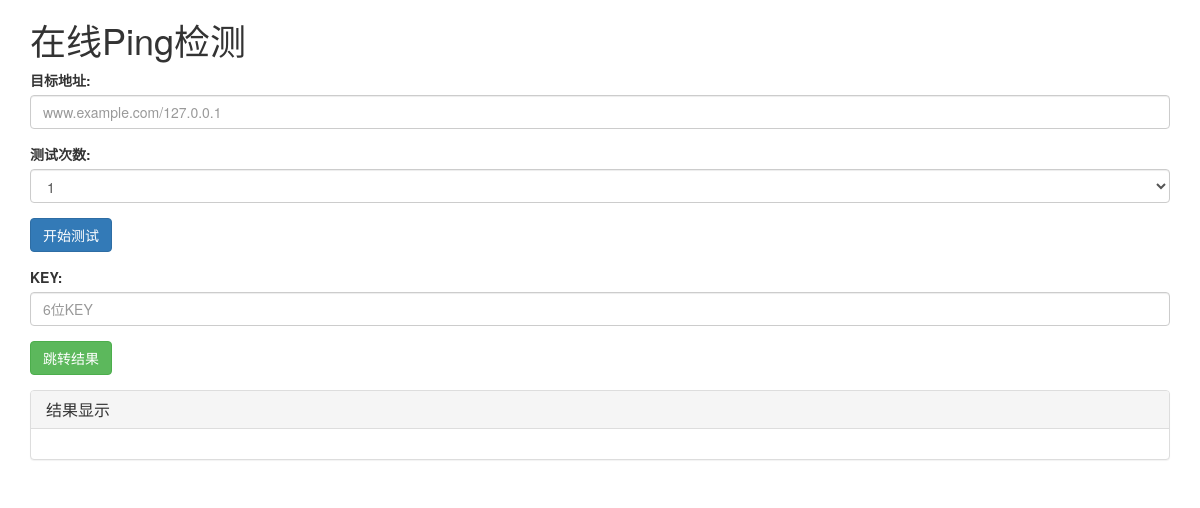
Page /index.php?uuid=258193 on the earlier database version.
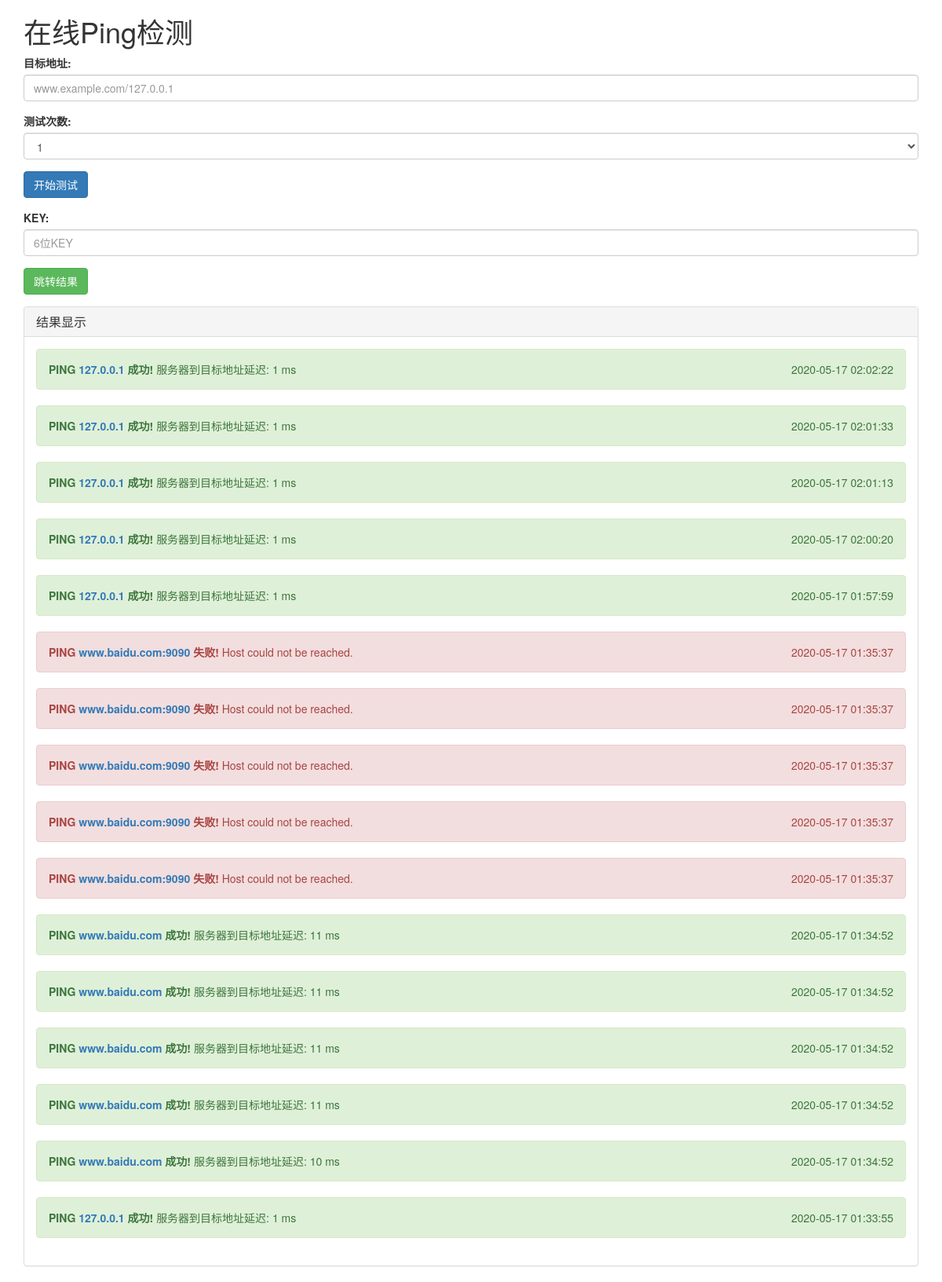
Same page on the later database version.
### tables this page shows
CREATE TABLE `phpindex`  (
  `id` int(15) NOT NULL AUTO_INCREMENT,
  `result` varchar(128) NOT NULL,
  `host` varchar(68) NOT NULL,
  `port` int(15) NOT NULL DEFAULT 80,
  `testtime` int(32) NOT NULL,
  `uuid_id` int(15) NOT NULL,
  PRIMARY KEY (`id`) USING BTREE,
  INDEX `uuid`(`uuid_id`) USING BTREE
);

### index.php (the view, shortened to what this page needs)
<!DOCTYPE html>
<html lang="en">
<head>
</head>
<body>
</body>
</html>
<!DOCTYPE html>
<html lang="zh-CN">
<head>
    <link href="https://cdn.jsdelivr.net/npm/bootstrap@3.3.7/dist/css/bootstrap.min.css" rel="stylesheet">
</head>
<body>
<?php
$conn = start_connect();
try {
    $uuid = $_GET['uuid'];
    if ($uuid) {
        $result = $conn->query("select * from phpindex where uuid_id='" . $uuid . "' order by testtime desc");
        $error = 0;
    } else {
        $error = 1;
    }
} catch (Exception $e) {
    $error = 1;
}
?>
<div class="container">
    <h1>在线Ping检测</h1>
    <div class="form-group" id="host_input_group">
        <label for="host_input">目标地址:</label>
        <input type="text" class="form-control" id="host_input" placeholder="www.example.com/127.0.0.1"
               required="required">
    </div>
    <div class="form-group">
        <label for="test_count">测试次数:</label>
        <select class="form-control" id="test_count">
            <option selected>1</option>
        </select>
    </div>
    <button type="button" id="startTest" data-loading-text="Loading..." class="btn btn-primary" autocomplete="off"
    ">
    开始测试
    </button>
    <div class="form-group" style="margin-top: 15px">
        <label for="key_input">KEY:</label>
        <input type="text" class="form-control" id="key_input" placeholder="6位KEY">
    </div>
    <button type="button" id="jump_to" data-loading-text="Loading..." class="btn btn-success" autocomplete="off"
    ">
    跳转结果
    </button>
    <div class="panel panel-default" style="margin-top: 15px">
        <div class="panel-heading">
            <h3 class="panel-title">结果显示</h3>
        </div>
        <div class="panel-body" id="show_panel">
            <?php
            if ($error == 0)
                foreach ($result as $row) {
                    if ($row['result'] == "Host could not be reached.") {
                        echo '<div class="alert alert-danger" role="alert"><b>PING <a href=', '"', 'http://' . $row['host'] . '"', '>' . $row['host'] . '</a> 失败! </b>' . $row['result'] . ' <span style="float: right">' . date('Y-m-d H:i:s', (int)$row['testtime']) . '</span></div>';
                    } else {
                        echo '<div class="alert alert-success" role="alert"><b>PING <a href=', '"', 'http://' . $row['host'] . '"', '>' . $row['host'] . '</a> 成功! </b> 服务器到目标地址延迟: ' . $row['result'] . ' <span style="float: right">' . date('Y-m-d H:i:s', (int)$row['testtime']) . '</span></div>';
                    }
                }
            ?>
        </div>
    </div>
</div>
</body>
</html>

Differences in the rows shown:
added phpindex: host "127.0.0.1", result "1 ms", testtime "2020-05-17 02:02:22"
added phpindex: host "127.0.0.1", result "1 ms", testtime "2020-05-17 02:01:33"
added phpindex: host "127.0.0.1", result "1 ms", testtime "2020-05-17 02:01:13"
added phpindex: host "127.0.0.1", result "1 ms", testtime "2020-05-17 02:00:20"
added phpindex: host "127.0.0.1", result "1 ms", testtime "2020-05-17 01:57:59"
added phpindex: host "www.baidu.com:9090", result "Host could not be reached.", testtime "2020-05-17 01:35:37"
added phpindex: host "www.baidu.com:9090", result "Host could not be reached.", testtime "2020-05-17 01:35:37"
added phpindex: host "www.baidu.com:9090", result "Host could not be reached.", testtime "2020-05-17 01:35:37"
added phpindex: host "www.baidu.com:9090", result "Host could not be reached.", testtime "2020-05-17 01:35:37"
added phpindex: host "www.baidu.com:9090", result "Host could not be reached.", testtime "2020-05-17 01:35:37"
added phpindex: host "www.baidu.com", result "11 ms", testtime "2020-05-17 01:34:52"
added phpindex: host "www.baidu.com", result "11 ms", testtime "2020-05-17 01:34:52"
added phpindex: host "www.baidu.com", result "11 ms", testtime "2020-05-17 01:34:52"
added phpindex: host "www.baidu.com", result "11 ms", testtime "2020-05-17 01:34:52"
added phpindex: host "www.baidu.com", result "10 ms", testtime "2020-05-17 01:34:52"
added phpindex: host "127.0.0.1", result "1 ms", testtime "2020-05-17 01:33:55"
